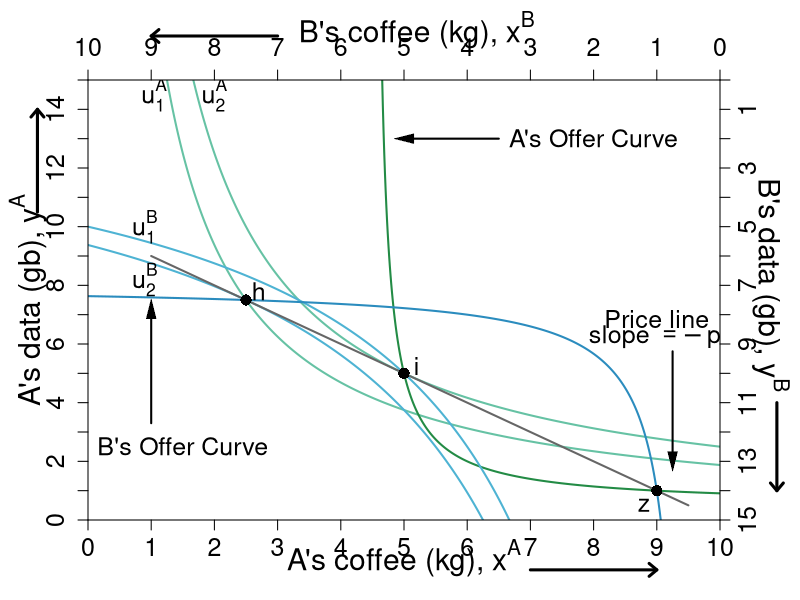

Reproduce this figure in R.
#' Graph Designer: Simon Halliday, Scott Cohn
#' Authors: Bowles and Halliday
#' Title: Coordination, Conflict and Competition: A Text in Microeconomics

library("shape")

pdf(file = "what_can_markets_do/property_walras_baseline.pdf", width = 9, height = 7)

# Set parameters for graphics
axislabelsize <- 1.8
labelsize <- 1.5
namesize <- 1.8
annotatesize <- 1.5
graphlinewidth <- 2
segmentlinewidth <- 1.5

COL <- c("#7fc97f", "#beaed4", "#fdc086", "#ffff99", "#386cb0", "#f0027f", "#bf5b17", "#666666")
COLA <- c("#e0f3db", "#99d8c9","#66c2a4","#41ae76", "#238b45", "#005824")
COLB <- c("#c6dbef", "#4eb3d3", "#2b8cbe", "#0868ac","#084081")
COLC <- c("#fcfbfd", "#efedf5", "#dadaeb", "#bcbddc", "#9e9ac8", "#807dba", "#6a51a3", "#54278f", "#3f007d")
grays <- gray.colors(25, start = 1, end = 0, alpha = 1)


uA <- function(xA, yA, alpha = 0.5){
  ((xA)^alpha)*((yA)^(1 - alpha))
}

uB <- function(xA, yA, alpha = 0.5){
  ((10-xA)^alpha)*((15-yA)^(1 - alpha))
}

indiffcurveA1 <- function(x, U = 4, A = 1, a = 0.5) {
  ((((U-2)/A)*(1/x)^a)^(1/(1-a)))
}

indiffcurveA2 <- function(x, U = 4, A = 1, a = 0.5) {
  (((U/A)*(1/x)^a)^(1/(1-a)))
}

indiffcurveA3 <- function(x, U = 5.715476, A = 1, a = 0.5) {
  (((U/A)*(1/x)^a)^(1/(1 - a)))
}

indiffcurveA4 <- function(x, U = 6.984164, A = 1, a = 0.5) {
  ((((U)/A)*(1/x)^a)^(1/(1 - a)))
}

paretoEC <- function(x) {
  (3/2)*x
}

OfferCurveA <- function(x) {
  # x/(x  - 4)
  x / (2*x - 9)
}

PriceLine <- function(x, intercept = 10, slope = 1) {
  intercept - slope*x 
}

mrsplot <- function(x) {
  (13/2)*(x/(9 - x)^2)
  
}

OfferCurveB <- function(x) {
  #15 - (14/2)*(10 - x)/(9 - x)
  (145 - 16*x) / (19 - 2*x)
}

WalrasPrice <- function(x) {
  14 - (3/2)*x
}

#Deriving the offer curves: let py = 1
#wA = 8px + 2py = 8px + 2; Demand: x = w/2px => x = 4 + 1/px => px = 1/(x - 4)
#Offer curve is y = px*x => (1/(x-4))*x = x/(x-4) defined for x neq 4
#wA = 2px + 13py = 2px + 13; Demand: x = w/2px => x = 1 + 13/2px => px = 13/2(x - 1)
#B's Offer curve is y = px*x => (13/2)(1/(x-1))*x = (13/2)(x/(x-1)
#Therefore in terms of yA and xA:
#15 - y = (13/2)*(10 - x)/(10 - x - 1)
#Therefore y = 15 - (13/2)*(10-x)/(9 - x) defined for x neq 9
#The tangency of the indifference curve and the offer curve gives mrsplot
#Where mrsplot equals that offer curve, we get x = (3/17)*(51 - sqrt(221)) = 6.376576; 
#So y = 6.022321; therefore u = (6.376576^0.5)*(6.022321^0.5)

indiffcurveBneg1 <- function(x, U = 5.09, A = 1, a = 0.5) {
  15 - (((U/A)*(1/(10 - x))^a)^(1/(1-a)))
}

indiffcurveBneg2 <- function(x, U = 6.531973, A = 1, a = 0.5) {
  15 - (((U/A)*(1/(10 - x))^a)^(1/(1-a)))
}

#Aisha happens to have found 8 apples and 2 oranges, 
#and Betty happens to have found 2 apples and 13 oranges. 
#Aisha's utility (8^0.5)*(2^0.5) = 4
#Betty's utility (2^0.5)*(13^0.5) = 5.09



par(mar =  c(4, 4.4, 4, 4))
xlims <- c(0, 10)
ylims <- c(0, 15)
xlims2 <- c(10, 0)
ylims2 <- c(15, 0)

plot(0, 0, xlim = xlims, ylim = ylims, type = "n",
     xlab = "",
     ylab = "", 
     xaxt = "n", 
     yaxt = "n", 
     cex.lab = axislabelsize, 
     bty = "n",
     xaxs = "i", 
     yaxs = "i")

text(0.5*xlims[2], -1.3, expression(paste("A's coffee (kg), ", x^A)), xpd = TRUE, cex = axislabelsize) 
text(-0.95, 0.5*ylims[2], expression(paste("A's data (gb), ", y^A)), xpd = TRUE, cex = axislabelsize, srt = 90) 


npts <- 500 
npts2 <- 501

#Specify the sequences of points for graphing. 
xx1 <- seq(xlims[1], xlims[2], length.out = npts)
yy1 <- indiffcurveA2(xx1, U = 4, A = 1, a = 0.5)
yy2 <- indiffcurveA2(xx1)

#I need something like xx1 with npts for 
xx2 <- seq(4.5, xlims[2], length.out = npts)
xx3 <- seq(xlims[1], 9.1, length.out = npts)
xx4 <- seq(1, 9.5, length.out = npts)

#Draw the lines for the graphs

lines(xx1, indiffcurveA2(xx1, U = uA(5, 5)), col = COLA[3], lwd = graphlinewidth)
lines(xx1, indiffcurveA2(xx1, U = uA(2.5, 7.5)), col = COLA[3], lwd = graphlinewidth)
# 
lines(xx2, OfferCurveA(xx2), col = COLA[5], lwd = graphlinewidth)
# 
# 
lines(xx1, indiffcurveBneg1(xx1, U = uB(2.5, 7.5)), col = COLB[2], lwd = graphlinewidth)
lines(xx1, indiffcurveBneg1(xx1, U = uB(5, 5)), col = COLB[2], lwd = graphlinewidth)
# 
# 
lines(xx4, PriceLine(xx4, intercept = 10, slope = 1), col = COL[8], lwd = graphlinewidth)
# 
lines(xx3, OfferCurveB(xx3), col = COLB[3], lwd = graphlinewidth)

#Customize ticks and labels for the plot
ticksy <- seq(from = 0, to = 15, by = 1)
ylabels <- seq(from = 0, to = 15, by = 1)
ticksx <- seq(from = 0, to = 10, by = 1)
xlabels <- seq(from = 0, to = 10, by = 1)
axis(1, at = ticksx, pos = 0, labels = xlabels, cex.axis = labelsize)
axis(2, at = ticksy, pos = 0, labels = ylabels, las = 0, cex.axis = labelsize)

#Add arrows:
arrows(-0.8, 10.5, -0.8, 14, xpd = TRUE, length = 0.1, angle = 40, lwd = 3)
arrows(7, -1.7, 9, -1.7, xpd = TRUE, length = 0.1, angle = 40, lwd = 3)


# #Annotation of the three graphs and the NE
text(1.05, 14.5, expression(u[1]^A), cex = labelsize)
text(2, 14.5, expression(u[2]^A), cex = labelsize)

points(2.5, 7.5, pch = 16, col = "black", cex = 1.5)
text(2.7, 7.8, expression(h), cex = labelsize)

points(5, 5, pch = 16, col = "black", cex = 1.5)
text(5.2, 5.25, expression(i), cex = labelsize)

text(9, 6.85, expression("Price line"), cex = labelsize)
text(9, 6.25, expression(paste("slope ", phantom() == -p[i])), cex = labelsize)
Arrows(9.25, 5.75, 9.25, 2, col = "black", lty = 1, lwd = 2, arr.type = "triangle", arr.lwd = 0.5)
# 
# #Label B's offer curve
text(1.5, 2.5, expression("B's Offer Curve"), cex = labelsize)
Arrows(1, 3.3, 1, 7.2, col = "black", lty = 1, lwd = 2, arr.type = "triangle", arr.lwd = 0.5)
# 
# # Price Line
text(8, 13, expression(paste("A's Offer Curve")), cex = labelsize)
Arrows(6.5, 13, 5, 13, col = "black", lty = 1, lwd = 2, arr.type = "triangle", arr.lwd = 0.5)


#Set up second axes and labels
par(new = TRUE)

#Use the same x and ylims as previously, but with locations switched
xlims2 <- c(10, 0)
ylims2 <- c(15, 0)

#Leave the ylab and xlab blank to ensure no axes titles
plot(0, 0, xlim = xlims2, ylim = ylims2, type = "n",
     xlab = expression(paste("")),
     ylab = expression(paste("")),
     xaxt = "n", 
     yaxt = "n", 
     cex.lab = 1.3, 
     bty = "n",
     xaxs = "i", 
     yaxs = "i")

#Set up axes at sides 3 and 4 (top and right)
axis(side = 3, at = ticksx, pos = 0, labels = xlabels, cex.axis = labelsize)
axis(side = 4, at = ticksy, pos = 0, labels = ylabels, las = 0, cex.axis = labelsize)
text(4.8, -1.7, expression(paste("B's coffee (kg), ", x^B)), xpd = TRUE, cex = axislabelsize) 
text(-0.8, 7, expression(paste("B's data (gb), ", y^B)), xpd = TRUE, cex = axislabelsize, srt = 270) 

#Add arrows:
arrows(-0.9, 11, -0.9, 14, xpd = TRUE, length = 0.1, angle = 40, lwd = 3)
arrows(7, -1.5, 9, -1.5, xpd = TRUE, length = 0.1, angle = 40, lwd = 3)


#Functions for B's indifference curves
indiffcurveB1 <- function(x, U = 5.09, A = 1, a = 0.5) {
  ((((U-2)/A)*(1/x)^a)^(1/(1-a)))
}

indiffcurveB2 <- function(x, U = 5.09, A = 1, a = 0.5) {
  (((U/A)*(1/x)^a)^(1/(1-a)))
}

indiffcurveB3 <- function(x, U = 5.703502, A = 1, a = 0.5) {
  ((((U)/A)*(1/x)^a)^(1/(1-a)))
}

indiffcurveB4 <- function(x, U = 8.244574, A = 1, a = 0.5) {
  ((((U)/A)*(1/x)^a)^(1/(1-a)))
}



#Label B's indifference curves
text(9.1, 5.0, expression(u[1]^B), cex = labelsize)
text(9.1, 6.8, expression(u[2]^B), cex = labelsize)


#Add a point for the initial endowment
points(1, 14, pch = 16, col = "black", cex = 1.5)
text(1.2, 14.5, expression(z), cex = labelsize)




#Label a point on the middle of the curve
#points(5, 7.5, pch = 16, col = "black", cex = 1.5)
#text(5, 7, expression(i))

#(5^0.5)*(7.5^0.5) = 6.123724

#Add point for comparison to participation constraint
#points(6.2, 1.55, pch = 16, col = "black", cex = 1.5)
#text(6.1, 1.2, expression(d))


#Calculate TIOLI power allocation for B
#mrs(x,y) => pareto efficient curve is (3/2)x = y
#A's initital utility is 4 = u(8,2) = (8^0.5)*(2^0.5)
#Therefore substitute in the contract curve u_e^A = 4 = (x^A)^(0.5)(3/2*x^A)^0.5
# => x^A = 4/((3/2)^0.5) = 3.27 => x^B = 6.73
# => y^A = 3/2(x^A) = 4.9 => y^B = 10.1

#Add point g for B's TIOLI power
# points(6.73, 10.1, pch = 16, col = "black", cex = 1.5)
# text(6.73, 10.6, expression(g))

#Calculate TIOLI power allocation for A
#mrs(x,y) => pareto efficient curve is (3/2)x = y
#A's initital utility is 4 = u(8,2) = (8^0.5)*(2^0.5)
#Therefore substitute in the contract curve u_e^A = 4 = (x^A)^(0.5)(3/2*x^A)^0.5
# => x^B = 5.09/((3/2)^0.5) = 4.16 => x^A = 5.84
# => y^B = 3/2(x^B) = 6.23 => y^A = 8.77 
#=> u^A = (5.84^0.5)*(8.77^0.5) = 7.156591
#Add point f for A's TIOLI power
# points(4.16, 6.23, pch = 16, col = "black", cex = 1.5)
# text(4.16, 5.8, expression(f))



dev.off()
